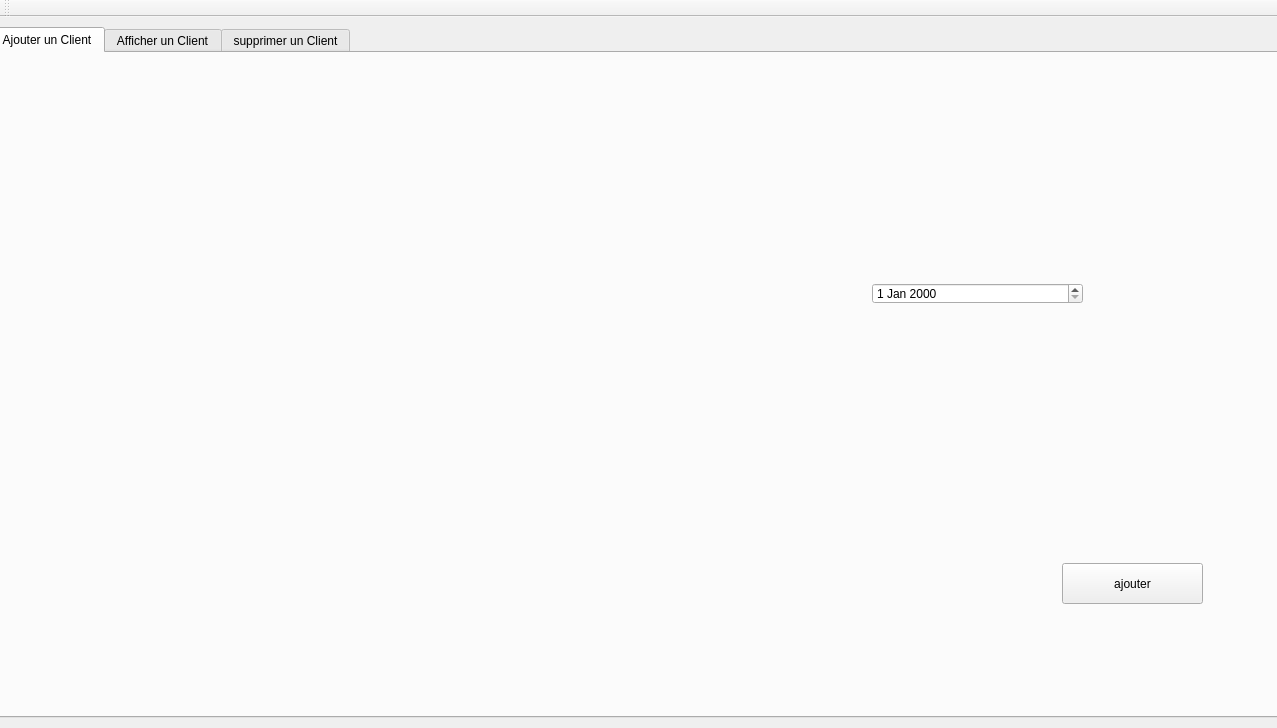
<?xml version="1.0" encoding="UTF-8"?>
<ui version="4.0">
 <class>MainWindow</class>
 <widget class="QMainWindow" name="MainWindow">
  <property name="geometry">
   <rect>
    <x>0</x>
    <y>0</y>
    <width>1277</width>
    <height>728</height>
   </rect>
  </property>
  <property name="windowTitle">
   <string>Gestion des Clients</string>
  </property>
  <property name="styleSheet">
   <string notr="true"/>
  </property>
  <widget class="QWidget" name="centralWidget">
   <widget class="QTabWidget" name="tab_client_3">
    <property name="geometry">
     <rect>
      <x>-10</x>
      <y>10</y>
      <width>1301</width>
      <height>691</height>
     </rect>
    </property>
    <property name="cursor">
     <cursorShape>ArrowCursor</cursorShape>
    </property>
    <property name="styleSheet">
     <string notr="true">border-image: url(:/imgnull/imagnull.png);
border-image: url(:/back_affiche/affiche.png);</string>
    </property>
    <property name="currentIndex">
     <number>0</number>
    </property>
    <widget class="QWidget" name="tab">
     <attribute name="title">
      <string>Ajouter un Client</string>
     </attribute>
     <widget class="QWidget" name="tabclient" native="true">
      <property name="geometry">
       <rect>
        <x>-10</x>
        <y>0</y>
        <width>1281</width>
        <height>581</height>
       </rect>
      </property>
      <property name="cursor">
       <cursorShape>IBeamCursor</cursorShape>
      </property>
      <widget class="QLineEdit" name="NOM_CLIENT">
       <property name="geometry">
        <rect>
         <x>240</x>
         <y>230</y>
         <width>191</width>
         <height>31</height>
        </rect>
       </property>
       <property name="styleSheet">
        <string notr="true"> background-color: transparent;
font: 20pt &quot;MS Shell Dlg 2&quot;;
    border: none;
font: 9pt &quot;Modern No. 20&quot;;</string>
       </property>
      </widget>
      <widget class="QLineEdit" name="PRENOM_CLIENT">
       <property name="geometry">
        <rect>
         <x>580</x>
         <y>230</y>
         <width>191</width>
         <height>31</height>
        </rect>
       </property>
       <property name="styleSheet">
        <string notr="true"> background-color: transparent;
font: 20pt &quot;MS Shell Dlg 2&quot;;
    border: none;
font: 9pt &quot;Modern No. 20&quot;;</string>
       </property>
       <property name="text">
        <string/>
       </property>
      </widget>
      <widget class="QLineEdit" name="CIN_CLIENT">
       <property name="geometry">
        <rect>
         <x>550</x>
         <y>130</y>
         <width>211</width>
         <height>31</height>
        </rect>
       </property>
       <property name="styleSheet">
        <string notr="true"> background-color: transparent;
font: 20pt &quot;MS Shell Dlg 2&quot;;
    border: none;</string>
       </property>
      </widget>
      <widget class="QLineEdit" name="NUMERO_CLIENT">
       <property name="geometry">
        <rect>
         <x>240</x>
         <y>330</y>
         <width>201</width>
         <height>31</height>
        </rect>
       </property>
       <property name="styleSheet">
        <string notr="true"> background-color: transparent;
font: 20pt &quot;MS Shell Dlg 2&quot;;
    border: none;
font: 9pt &quot;Modern No. 20&quot;;</string>
       </property>
      </widget>
      <widget class="QLineEdit" name="ADRESSE_CLIENT">
       <property name="geometry">
        <rect>
         <x>600</x>
         <y>330</y>
         <width>381</width>
         <height>31</height>
        </rect>
       </property>
       <property name="styleSheet">
        <string notr="true"> background-color: transparent;
font: 20pt &quot;MS Shell Dlg 2&quot;;
    border: none;
font: 9pt &quot;Modern No. 20&quot;;</string>
       </property>
      </widget>
      <widget class="QLineEdit" name="MAIL_CLIENT">
       <property name="geometry">
        <rect>
         <x>260</x>
         <y>440</y>
         <width>531</width>
         <height>31</height>
        </rect>
       </property>
       <property name="styleSheet">
        <string notr="true"> background-color: transparent;
font: 20pt &quot;MS Shell Dlg 2&quot;;
    border: none;
font: 9pt &quot;Modern No. 20&quot;;</string>
       </property>
       <property name="text">
        <string/>
       </property>
      </widget>
      <widget class="QLineEdit" name="POSTALE_CLIENT">
       <property name="geometry">
        <rect>
         <x>620</x>
         <y>380</y>
         <width>211</width>
         <height>31</height>
        </rect>
       </property>
       <property name="styleSheet">
        <string notr="true"> background-color: transparent;
font: 20pt &quot;MS Shell Dlg 2&quot;;
    border: none;
font: 9pt &quot;Modern No. 20&quot;;</string>
       </property>
      </widget>
      <widget class="QDateEdit" name="DATE_CLIENT">
       <property name="geometry">
        <rect>
         <x>890</x>
         <y>230</y>
         <width>211</width>
         <height>21</height>
        </rect>
       </property>
      </widget>
      <widget class="QLineEdit" name="VILLE_CLIENT">
       <property name="geometry">
        <rect>
         <x>240</x>
         <y>380</y>
         <width>201</width>
         <height>31</height>
        </rect>
       </property>
       <property name="styleSheet">
        <string notr="true"> background-color: transparent;
font: 20pt &quot;MS Shell Dlg 2&quot;;
    border: none;
font: 9pt &quot;Modern No. 20&quot;;</string>
       </property>
      </widget>
      <widget class="QPushButton" name="PB_AJOUTER">
       <property name="geometry">
        <rect>
         <x>1080</x>
         <y>510</y>
         <width>141</width>
         <height>41</height>
        </rect>
       </property>
       <property name="text">
        <string>ajouter</string>
       </property>
      </widget>
      <widget class="QLabel" name="label_2">
       <property name="geometry">
        <rect>
         <x>40</x>
         <y>10</y>
         <width>1201</width>
         <height>561</height>
        </rect>
       </property>
       <property name="text">
        <string/>
       </property>
       <property name="pixmap">
        <pixmap>../interface ajout.png</pixmap>
       </property>
       <property name="scaledContents">
        <bool>true</bool>
       </property>
      </widget>
      <zorder>label_2</zorder>
      <zorder>NOM_CLIENT</zorder>
      <zorder>PRENOM_CLIENT</zorder>
      <zorder>CIN_CLIENT</zorder>
      <zorder>NUMERO_CLIENT</zorder>
      <zorder>ADRESSE_CLIENT</zorder>
      <zorder>MAIL_CLIENT</zorder>
      <zorder>POSTALE_CLIENT</zorder>
      <zorder>DATE_CLIENT</zorder>
      <zorder>VILLE_CLIENT</zorder>
      <zorder>PB_AJOUTER</zorder>
     </widget>
    </widget>
    <widget class="QWidget" name="tab_2">
     <attribute name="title">
      <string>Afficher un Client</string>
     </attribute>
     <widget class="QTableView" name="tab_client">
      <property name="geometry">
       <rect>
        <x>0</x>
        <y>0</y>
        <width>1271</width>
        <height>691</height>
       </rect>
      </property>
      <property name="styleSheet">
       <string notr="true">border-image: url(:/back_affiche/affiche.png);</string>
      </property>
     </widget>
    </widget>
    <widget class="QWidget" name="tab_3">
     <attribute name="title">
      <string>supprimer un Client</string>
     </attribute>
     <widget class="QLabel" name="label">
      <property name="geometry">
       <rect>
        <x>350</x>
        <y>110</y>
        <width>41</width>
        <height>51</height>
       </rect>
      </property>
      <property name="styleSheet">
       <string notr="true">
font: 63 8pt &quot;Verdana Pro Semibold&quot;;</string>
      </property>
      <property name="text">
       <string>CIN: </string>
      </property>
     </widget>
     <widget class="QLineEdit" name="CIN_SUPP">
      <property name="geometry">
       <rect>
        <x>410</x>
        <y>120</y>
        <width>241</width>
        <height>31</height>
       </rect>
      </property>
     </widget>
     <widget class="QPushButton" name="BP_SPPRIMER">
      <property name="geometry">
       <rect>
        <x>480</x>
        <y>210</y>
        <width>93</width>
        <height>28</height>
       </rect>
      </property>
      <property name="styleSheet">
       <string notr="true">
font: 63 8pt &quot;Verdana Pro Semibold&quot;;</string>
      </property>
      <property name="text">
       <string>SUPPRIMER</string>
      </property>
     </widget>
    </widget>
   </widget>
  </widget>
  <widget class="QToolBar" name="mainToolBar">
   <property name="maximumSize">
    <size>
     <width>16777215</width>
     <height>16777215</height>
    </size>
   </property>
   <attribute name="toolBarArea">
    <enum>TopToolBarArea</enum>
   </attribute>
   <attribute name="toolBarBreak">
    <bool>false</bool>
   </attribute>
  </widget>
  <widget class="QMenuBar" name="menuBar">
   <property name="geometry">
    <rect>
     <x>0</x>
     <y>0</y>
     <width>1277</width>
     <height>26</height>
    </rect>
   </property>
  </widget>
 </widget>
 <layoutdefault spacing="6" margin="11"/>
 <tabstops>
  <tabstop>PRENOM_CLIENT</tabstop>
  <tabstop>DATE_CLIENT</tabstop>
  <tabstop>NUMERO_CLIENT</tabstop>
  <tabstop>ADRESSE_CLIENT</tabstop>
  <tabstop>VILLE_CLIENT</tabstop>
  <tabstop>POSTALE_CLIENT</tabstop>
  <tabstop>MAIL_CLIENT</tabstop>
  <tabstop>PB_AJOUTER</tabstop>
  <tabstop>tab_client_3</tabstop>
  <tabstop>CIN_CLIENT</tabstop>
  <tabstop>NOM_CLIENT</tabstop>
  <tabstop>tab_client</tabstop>
  <tabstop>BP_SPPRIMER</tabstop>
  <tabstop>CIN_SUPP</tabstop>
 </tabstops>
 <resources/>
 <connections/>
</ui>
